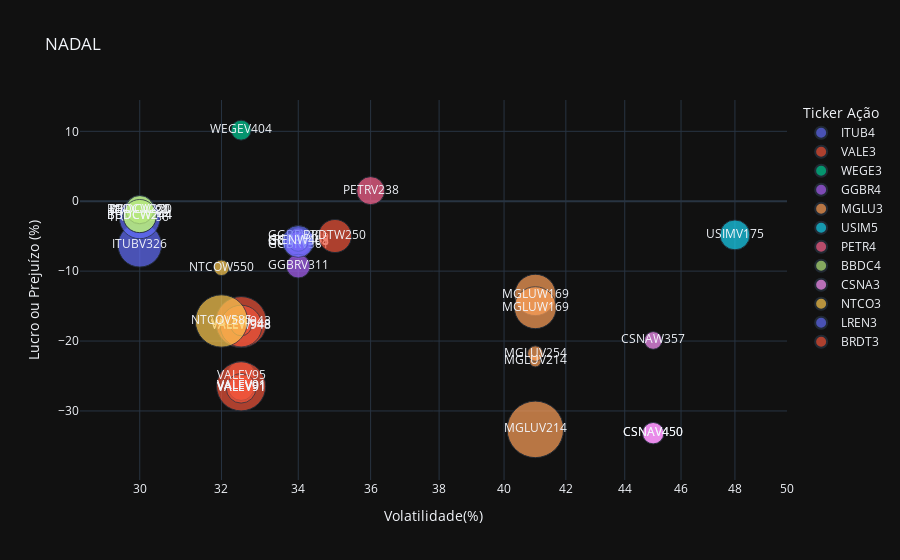
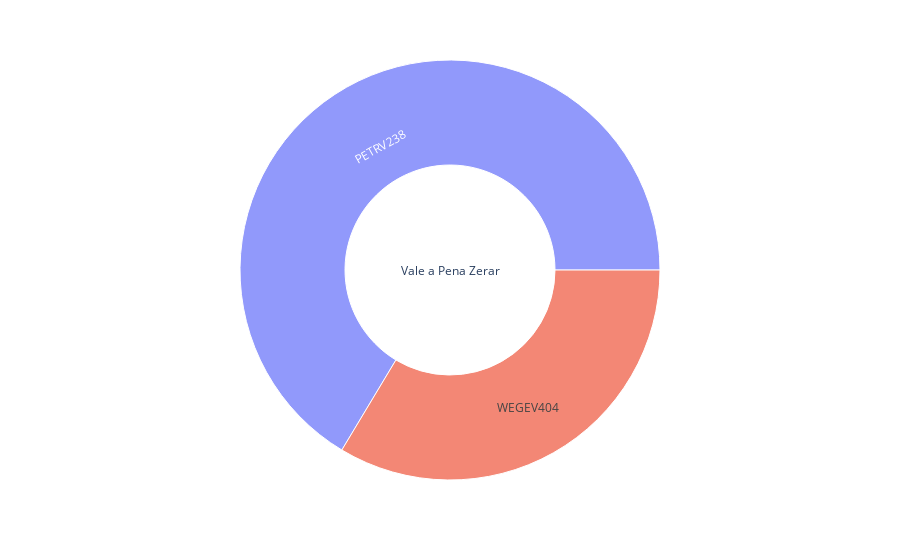
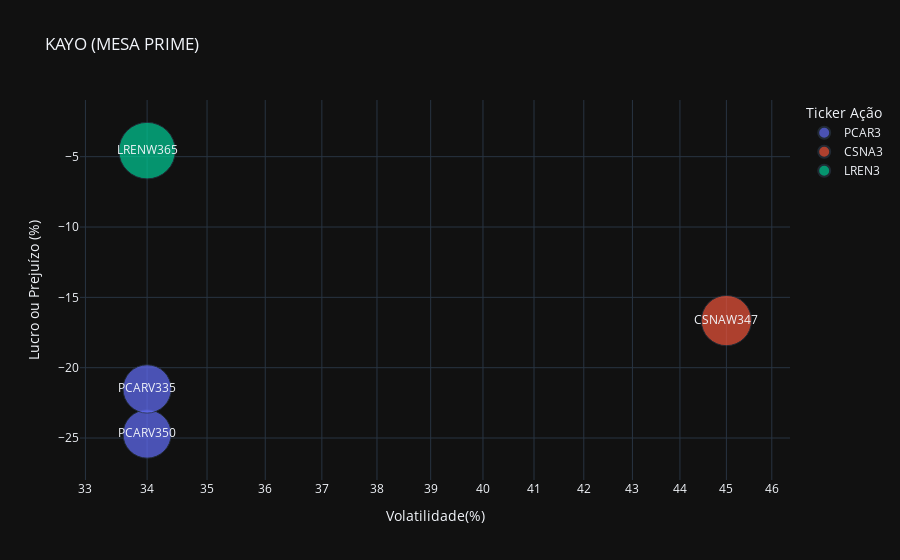

Notebook code cell kept with these figures, in order:
### Code cell
for x in assessor:
    
    df=p[p['AAI']==x]
    fig = px.scatter(df,
                     x="Volatilidade(%)", y="Lucro ou Prejuízo (%)", size="Exposição Financeira", color="Ticker Ação",
                     log_x=True, size_max=40,
                     template='plotly_dark', title=x,hover_name='Ticker',text='Ticker')
    fig.show()

    fig = px.sunburst(df[df['Situação']=='Vale a Pena Zerar'], path=['Situação','Ticker'], values='Exposição Financeira')
    fig.show()

### Figure 1 — Plotly figure (JSON) as saved in the notebook; plotly's stock layout.template omitted (floating-point values rounded to 4 significant figures)
{"data": [{"hovertemplate": "<b>%{hovertext}</b><br><br>Ticker Ação=ITUB4<br>Volatilidade(%)=%{x}<br>Lucro ou Prejuízo (%)=%{y}<br>Exposição Financeira=%{marker.size}<br>Ticker=%{text}<extra></extra>", "hovertext": ["ITUBV326", "ITUBW321", "ITUBW284", "ITUBW286"], "legendgroup": "ITUB4", "marker": {"color": "#636efa", "size": [326600.0, 160000.0, 113100.0, 284200.0], "sizemode": "area", "sizeref": 342.7, "symbol": "circle"}, "mode": "markers+text", "name": "ITUB4", "orientation": "v", "showlegend": true, "text": ["ITUBV326", "ITUBW321", "ITUBW284", "ITUBW286"], "type": "scatter", "x": [30, 30, 30, 30], "xaxis": "x", "y": [-6.295, -1.398, -1.543, -2.455], "yaxis": "y"}, {"hovertemplate": "<b>%{hovertext}</b><br><br>Ticker Ação=VALE3<br>Volatilidade(%)=%{x}<br>Lucro ou Prejuízo (%)=%{y}<br>Exposição Financeira=%{marker.size}<br>Ticker=%{text}<extra></extra>", "hovertext": ["VALEV91", "VALEV95", "VALEV91", "VALEV91", "VALEV91", "VALEW943", "VALEW948", "VALEW948"], "legendgroup": "VALE3", "marker": {"color": "#EF553B", "size": [150040, 138000, 413100.0, 112950, 150800, 447000, 298560, 74550], "sizemode": "area", "sizeref": 342.7, "symbol": "circle"}, "mode": "markers+text", "name": "VALE3", "orientation": "v", "showlegend": true, "text": ["VALEV91", "VALEV95", "VALEV91", "VALEV91", "VALEV91", "VALEW943", "VALEW948", "VALEW948"], "type": "scatter", "x": [32.5, 32.5, 32.5, 32.5, 32.5, 32.5, 32.5, 32.5], "xaxis": "x", "y": [-26.39, -24.94, -26.48, -26.66, -26.76, -17.29, -17.85, -17.76], "yaxis": "y"}, {"hovertemplate": "<b>%{hovertext}</b><br><br>Ticker Ação=WEGE3<br>Volatilidade(%)=%{x}<br>Lucro ou Prejuízo (%)=%{y}<br>Exposição Financeira=%{marker.size}<br>Ticker=%{text}<extra></extra>", "hovertext": ["WEGEV404"], "legendgroup": "WEGE3", "marker": {"color": "#00cc96", "size": [68280.0], "sizemode": "area", "sizeref": 342.7, "symbol": "circle"}, "mode": "markers+text", "name": "WEGE3", "orientation": "v", "showlegend": true, "text": ["WEGEV404"], "type": "scatter", "x": [32.5], "xaxis": "x", "y": [10.17], "yaxis": "y"}, {"hovertemplate": "<b>%{hovertext}</b><br><br>Ticker Ação=GGBR4<br>Volatilidade(%)=%{x}<br>Lucro ou Prejuízo (%)=%{y}<br>Exposição Financeira=%{marker.size}<br>Ticker=%{text}<extra></extra>", "hovertext": ["GGBRV308", "GGBRV308", "GGBRV306", "GGBRV301", "GGBRV303", "GGBRV311"], "legendgroup": "GGBR4", "marker": {"color": "#ab63fa", "size": [117200.0, 46890.0, 46820.0, 121200.0, 71580.0, 97040.0], "sizemode": "area", "sizeref": 342.7, "symbol": "circle"}, "mode": "markers+text", "name": "GGBR4", "orientation": "v", "showlegend": true, "text": ["GGBRV308", "GGBRV308", "GGBRV306", "GGBRV301", "GGBRV303", "GGBRV311"], "type": "scatter", "x": [34, 34, 34, 34, 34, 34], "xaxis": "x", "y": [-5.86, -5.86, -4.979, -6.261, -5.712, -9.287], "yaxis": "y"}, {"hovertemplate": "<b>%{hovertext}</b><br><br>Ticker Ação=MGLU3<br>Volatilidade(%)=%{x}<br>Lucro ou Prejuízo (%)=%{y}<br>Exposição Financeira=%{marker.size}<br>Ticker=%{text}<extra></extra>", "hovertext": ["MGLUV214", "MGLUV254", "MGLUV214", "MGLUW169", "MGLUW169"], "legendgroup": "MGLU3", "marker": {"color": "#FFA15A", "size": [23220.0, 41300.0, 548300.0, 293500.0, 301600.0], "sizemode": "area", "sizeref": 342.7, "symbol": "circle"}, "mode": "markers+text", "name": "MGLU3", "orientation": "v", "showlegend": true, "text": ["MGLUV214", "MGLUV254", "MGLUV214", "MGLUW169", "MGLUW169"], "type": "scatter", "x": [41, 41, 41, 41, 41], "xaxis": "x", "y": [-22.87, -21.8, -32.64, -13.4, -15.23], "yaxis": "y"}, {"hovertemplate": "<b>%{hovertext}</b><br><br>Ticker Ação=USIM5<br>Volatilidade(%)=%{x}<br>Lucro ou Prejuízo (%)=%{y}<br>Exposição Financeira=%{marker.size}<br>Ticker=%{text}<extra></extra>", "hovertext": ["USIMV175"], "legendgroup": "USIM5", "marker": {"color": "#19d3f3", "size": [153500.0], "sizemode": "area", "sizeref": 342.7, "symbol": "circle"}, "mode": "markers+text", "name": "USIM5", "orientation": "v", "showlegend": true, "text": ["USIMV175"], "type": "scatter", "x": [48], "xaxis": "x", "y": [-4.816], "yaxis": "y"}, {"hovertemplate": "<b>%{hovertext}</b><br><br>Ticker Ação=PETR4<br>Volatilidade(%)=%{x}<br>Lucro ou Prejuízo (%)=%{y}<br>Exposição Financeira=%{marker.size}<br>Ticker=%{text}<extra></extra>", "hovertext": ["PETRV238"], "legendgroup": "PETR4", "marker": {"color": "#FF6692", "size": [134900.0], "sizemode": "area", "sizeref": 342.7, "symbol": "circle"}, "mode": "markers+text", "name": "PETR4", "orientation": "v", "showlegend": true, "text": ["PETRV238"], "type": "scatter", "x": [36], "xaxis": "x", "y": [1.511], "yaxis": "y"}, {"hovertemplate": "<b>%{hovertext}</b><br><br>Ticker Ação=BBDC4<br>Volatilidade(%)=%{x}<br>Lucro ou Prejuízo (%)=%{y}<br>Exposição Financeira=%{marker.size}<br>Ticker=%{text}<extra></extra>", "hovertext": ["BBDCV220", "BBDCW244", "BBDCW270", "BBDCW244"], "legendgroup": "BBDC4", "marker": {"color": "#B6E880", "size": [138500.0, 188500.0, 137400.0, 188500.0], "sizemode": "area", "sizeref": 342.7, "symbol": "circle"}, "mode": "markers+text", "name": "BBDC4", "orientation": "v", "showlegend": true, "text": ["BBDCV220", "BBDCW244", "BBDCW270", "BBDCW244"], "type": "scatter", "x": [30, 30, 30, 30], "xaxis": "x", "y": [-1.289, -2.12, -1.19, -2.12], "yaxis": "y"}, {"hovertemplate": "<b>%{hovertext}</b><br><br>Ticker Ação=CSNA3<br>Volatilidade(%)=%{x}<br>Lucro ou Prejuízo (%)=%{y}<br>Exposição Financeira=%{marker.size}<br>Ticker=%{text}<extra></extra>", "hovertext": ["CSNAV450", "CSNAV450", "CSNAW357"], "legendgroup": "CSNA3", "marker": {"color": "#FF97FF", "size": [76620.0, 79260.0, 54040.0], "sizemode": "area", "sizeref": 342.7, "symbol": "circle"}, "mode": "markers+text", "name": "CSNA3", "orientation": "v", "showlegend": true, "text": ["CSNAV450", "CSNAV450", "CSNAW357"], "type": "scatter", "x": [45, 45, 45], "xaxis": "x", "y": [-33.18, -33.18, -19.92], "yaxis": "y"}, {"hovertemplate": "<b>%{hovertext}</b><br><br>Ticker Ação=NTCO3<br>Volatilidade(%)=%{x}<br>Lucro ou Prejuízo (%)=%{y}<br>Exposição Financeira=%{marker.size}<br>Ticker=%{text}<extra></extra>", "hovertext": ["NTCOV585", "NTCOW550"], "legendgroup": "NTCO3", "marker": {"color": "#FECB52", "size": [469900.0, 41530.0], "sizemode": "area", "sizeref": 342.7, "symbol": "circle"}, "mode": "markers+text", "name": "NTCO3", "orientation": "v", "showlegend": true, "text": ["NTCOV585", "NTCOW550"], "type": "scatter", "x": [32, 32], "xaxis": "x", "y": [-17.13, -9.519], "yaxis": "y"}, {"hovertemplate": "<b>%{hovertext}</b><br><br>Ticker Ação=LREN3<br>Volatilidade(%)=%{x}<br>Lucro ou Prejuízo (%)=%{y}<br>Exposição Financeira=%{marker.size}<br>Ticker=%{text}<extra></extra>", "hovertext": ["LRENW445"], "legendgroup": "LREN3", "marker": {"color": "#636efa", "size": [174200.0], "sizemode": "area", "sizeref": 342.7, "symbol": "circle"}, "mode": "markers+text", "name": "LREN3", "orientation": "v", "showlegend": true, "text": ["LRENW445"], "type": "scatter", "x": [34], "xaxis": "x", "y": [-5.757], "yaxis": "y"}, {"hovertemplate": "<b>%{hovertext}</b><br><br>Ticker Ação=BRDT3<br>Volatilidade(%)=%{x}<br>Lucro ou Prejuízo (%)=%{y}<br>Exposição Financeira=%{marker.size}<br>Ticker=%{text}<extra></extra>", "hovertext": ["BRDTW250"], "legendgroup": "BRDT3", "marker": {"color": "#EF553B", "size": [187400.0], "sizemode": "area", "sizeref": 342.7, "symbol": "circle"}, "mode": "markers+text", "name": "BRDT3", "orientation": "v", "showlegend": true, "text": ["BRDTW250"], "type": "scatter", "x": [35], "xaxis": "x", "y": [-4.976], "yaxis": "y"}], "layout": {"legend": {"itemsizing": "constant", "title": {"text": "Ticker Ação"}, "tracegroupgap": 0}, "title": {"text": "NADAL"}, "xaxis": {"anchor": "y", "domain": [0, 1], "title": {"text": "Volatilidade(%)"}, "type": "log"}, "yaxis": {"anchor": "x", "domain": [0, 1], "title": {"text": "Lucro ou Prejuízo (%)"}}}}

### Figure 2 — Plotly figure (JSON) as saved in the notebook; plotly's stock layout.template omitted (floating-point values rounded to 4 significant figures)
{"data": [{"branchvalues": "total", "domain": {"x": [0, 1], "y": [0, 1]}, "hovertemplate": "labels=%{label}<br>Exposição Financeira=%{value}<br>parent=%{parent}<br>id=%{id}<extra></extra>", "ids": ["Vale a Pena Zerar/PETRV238", "Vale a Pena Zerar/WEGEV404", "Vale a Pena Zerar"], "labels": ["PETRV238", "WEGEV404", "Vale a Pena Zerar"], "name": "", "parents": ["Vale a Pena Zerar", "Vale a Pena Zerar", ""], "type": "sunburst", "values": [134900.0, 68280.0, 203100.0]}], "layout": {"legend": {"tracegroupgap": 0}, "margin": {"t": 60}}}

### Figure 3 — Plotly figure (JSON) as saved in the notebook; plotly's stock layout.template omitted (floating-point values rounded to 4 significant figures)
{"data": [{"hovertemplate": "<b>%{hovertext}</b><br><br>Ticker Ação=PCAR3<br>Volatilidade(%)=%{x}<br>Lucro ou Prejuízo (%)=%{y}<br>Exposição Financeira=%{marker.size}<br>Ticker=%{text}<extra></extra>", "hovertext": ["PCARV350", "PCARV335"], "legendgroup": "PCAR3", "marker": {"color": "#636efa", "size": [2453.0, 2458.0], "sizemode": "area", "sizeref": 2.104, "symbol": "circle"}, "mode": "markers+text", "name": "PCAR3", "orientation": "v", "showlegend": true, "text": ["PCARV350", "PCARV335"], "type": "scatter", "x": [34, 34], "xaxis": "x", "y": [-24.71, -21.51], "yaxis": "y"}, {"hovertemplate": "<b>%{hovertext}</b><br><br>Ticker Ação=CSNA3<br>Volatilidade(%)=%{x}<br>Lucro ou Prejuízo (%)=%{y}<br>Exposição Financeira=%{marker.size}<br>Ticker=%{text}<extra></extra>", "hovertext": ["CSNAW347"], "legendgroup": "CSNA3", "marker": {"color": "#EF553B", "size": [2661.0], "sizemode": "area", "sizeref": 2.104, "symbol": "circle"}, "mode": "markers+text", "name": "CSNA3", "orientation": "v", "showlegend": true, "text": ["CSNAW347"], "type": "scatter", "x": [45], "xaxis": "x", "y": [-16.65], "yaxis": "y"}, {"hovertemplate": "<b>%{hovertext}</b><br><br>Ticker Ação=LREN3<br>Volatilidade(%)=%{x}<br>Lucro ou Prejuízo (%)=%{y}<br>Exposição Financeira=%{marker.size}<br>Ticker=%{text}<extra></extra>", "hovertext": ["LRENW365"], "legendgroup": "LREN3", "marker": {"color": "#00cc96", "size": [3366.0], "sizemode": "area", "sizeref": 2.104, "symbol": "circle"}, "mode": "markers+text", "name": "LREN3", "orientation": "v", "showlegend": true, "text": ["LRENW365"], "type": "scatter", "x": [34], "xaxis": "x", "y": [-4.569], "yaxis": "y"}], "layout": {"legend": {"itemsizing": "constant", "title": {"text": "Ticker Ação"}, "tracegroupgap": 0}, "title": {"text": "KAYO (MESA PRIME)"}, "xaxis": {"anchor": "y", "domain": [0, 1], "title": {"text": "Volatilidade(%)"}, "type": "log"}, "yaxis": {"anchor": "x", "domain": [0, 1], "title": {"text": "Lucro ou Prejuízo (%)"}}}}
